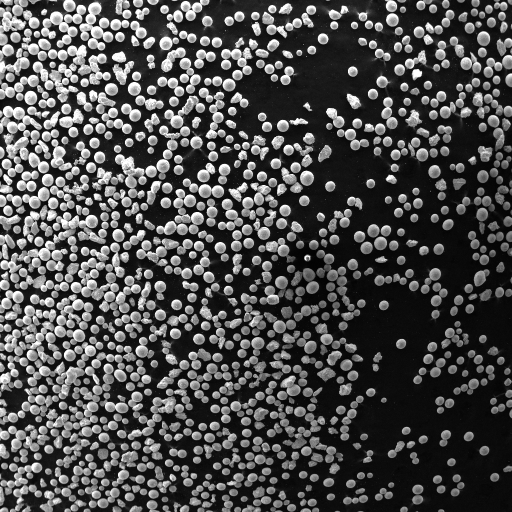
#> input picture image_9.png, 1024 x 1024 px, found by its file name (shown at 1/2 size)
$ python detect_particles.py
#> lines starting #> are read from the running program, lines starting #| are printed output that depends on the picture
import os
import sys
import numpy as np
# import matplotlib.pyplot as plt
import cv2 as cv
# import pylab
from parse_scale import parser
from kmeans import kmeans
from common import detector
from util import *


# Пока что работает складно, если только грузить изображение в папку с проектом!
# Изображения, сгенерированные YOLO, можно посмотреть по адресу runs/detect/*
# Использование - имя файла и номер модели (см ниже)
# C помощью YOLO возможно расчитывать размеры по Х и У одновременно
# Пример использования:
# python detect_particles.py 1.png 0

def yolo_detect(image_path, size):
    os.system("python yolov7/detect.py --weights yolov7/runs/train/yolov7-tiny-custom3/weights/best.pt --save-txt --no-trace --img-size " + str(size) + " --source " + image_path)
    filename = "runs/detect/exp/labels/" + image_path[-11:-3] + 'txt'

    size_x = []
    size_y = []
    sizes = []
    coordinates = []

    with open(filename) as labels:
        for line in labels:
            lst = line.split()
            lst = [float(x) for x in lst]
            coordinates.append((round(lst[1]*size), round(lst[2]*size)))
            size_x.append(round(lst[3]*size))
            size_y.append(round(lst[4]*size))
            sizes.append((round(lst[3]*size) + round(lst[4]*size)) // 2)

    return (coordinates, sizes)


def main() -> int:
    # load image path
    # image_path = sys.argv[1]
    image_path = os.path.join('data_resized',"image_9.png")
    print(image_path)
    # choose type of detection
    # 0 - YOLO
    # 1 - kmeans
    # 2 - common CV
    # if len(sys.argv) > 2:
    #     detector_type = int(sys.argv[2])
    # else:
    #     # default - YOLO
    #     detector_type = 0

    detector_type = 0
    # load image
    image = cv2.imread(image_path)
#> image is the input picture: shape (1024, 1024, 3); min 0, max 255, mean 76.8
    copy_image = image.copy()
    # get it in gray shades
    image = cv2.cvtColor(image, cv2.COLOR_BGR2GRAY)
#> image: shape (1024, 1024)
    image = cv2.resize(image, (640,640), interpolation = cv2.INTER_AREA)
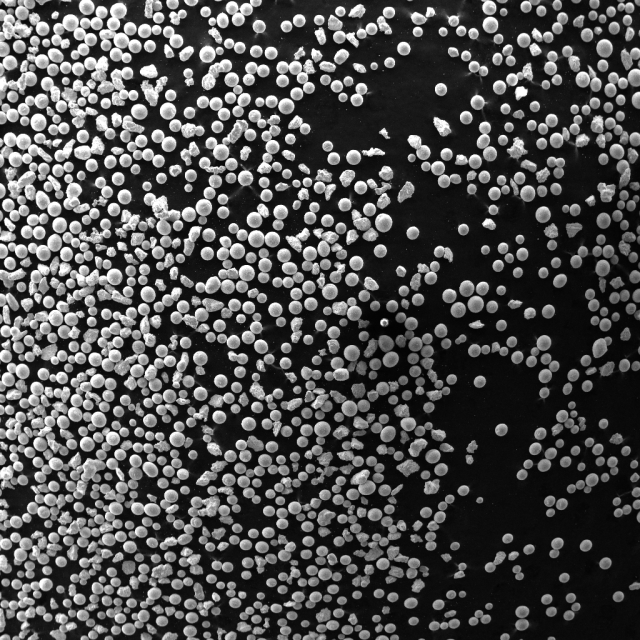
#> image: shape (640, 640); min 2, max 255, mean 76.8

    height, width = image.shape
#> height = 640; width = 640
    # divide picture in 2 parts (photo and info)
    # info = image[width:height, 0:width]
    # image = image[0:width, 0:width]


    #run YOLO
    coordinates, sizes = yolo_detect(image_path, width)
    # [28 lines of commented-out code are left out]
    np.savetxt(image_path[:-4] + '_sizes.csv', sizes, delimiter=',')
    np.savetxt(image_path[:-4] + '_coordinates.csv', coordinates, delimiter=',')

    return 0


def test():
    import shutil
    labels = os.listdir('labels/')
    # [4 lines of commented-out code are left out]
    for i in labels:
        src = f'D:/task/task/data_resized/{i[:-3]}png'
        dest = 'D:/task/task/data/train'
        shutil.copy(src, dest)


    return 0

# image path as one argument
if __name__ == '__main__':
    #Rename(os.path.join(os.getcwd(), "images"))
#> (the run stopped early here; a loop or call above may not have finished)
